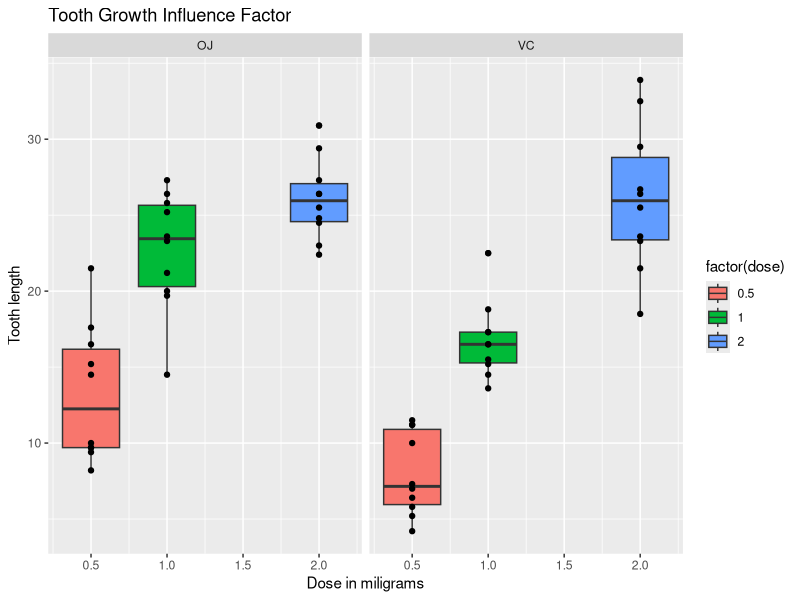

This chart was generated by the following R code:
## ---- chunk 1
##Loading the data
library(datasets)
data("ToothGrowth")

##Pre-checking the data
str(ToothGrowth)
dim(ToothGrowth)
summary(ToothGrowth)

library(ggplot2)
boxplot_overview <- ggplot(ToothGrowth, aes(x=dose, y=len)) + 
        geom_boxplot(aes(fill=factor(dose)))+ geom_point()+ 
        facet_grid(.~supp)+labs(title = "Tooth Growth Influence Factor",x="Dose in miligrams",y="Tooth length")
boxplot_overview 
## ---- chunk 2
t.test(ToothGrowth$len[ToothGrowth$supp == "OJ"], 
       ToothGrowth$len[ToothGrowth$supp == "VC"], 
       paired = FALSE, var.equal = FALSE)

## ---- chunk 3
t.test(ToothGrowth$len[ToothGrowth$dose == 2], 
       ToothGrowth$len[ToothGrowth$dose == 0.5], 
       paired = FALSE, var.equal = TRUE)
## ---- chunk 4
t.test(ToothGrowth$len[ToothGrowth$dose == 1], 
       ToothGrowth$len[ToothGrowth$dose == 0.5], 
       paired = FALSE, var.equal = TRUE)
